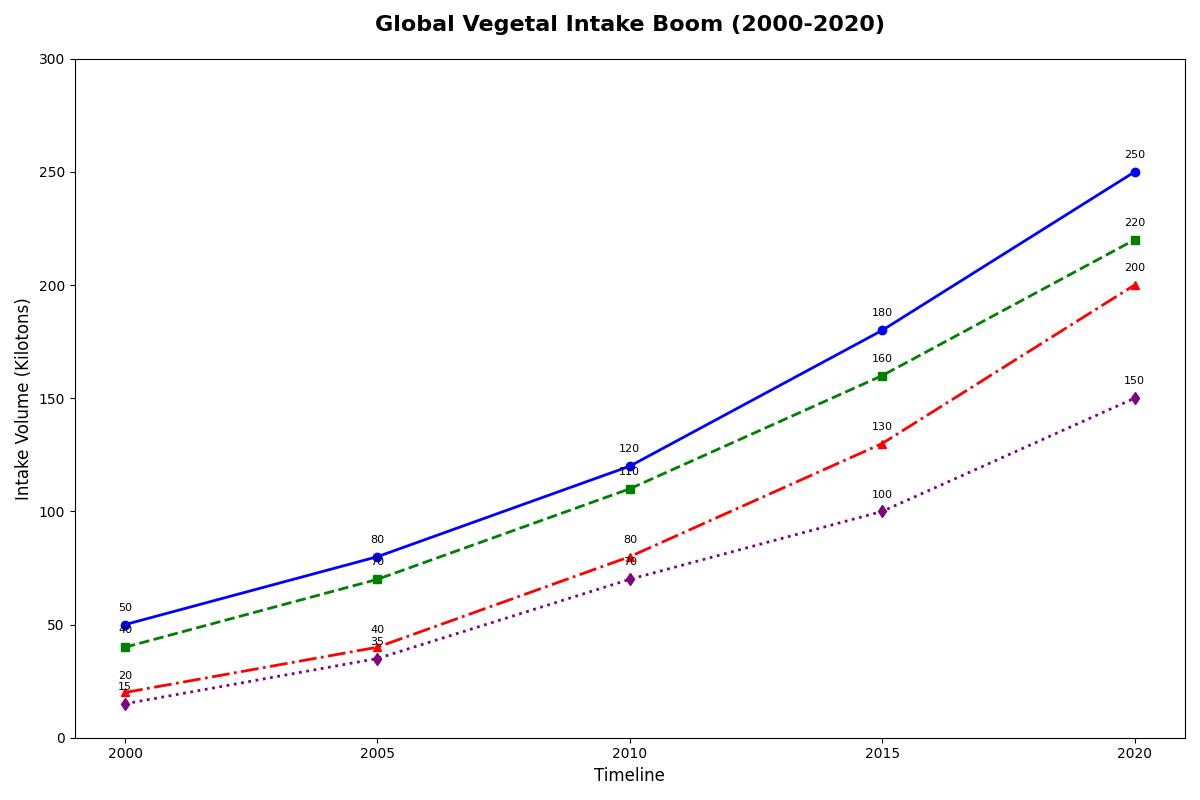

Generate this figure with Python:
import matplotlib.pyplot as plt
import numpy as np

years = np.array([2000, 2005, 2010, 2015, 2020])
north_america = np.array([50, 80, 120, 180, 250])
europe = np.array([40, 70, 110, 160, 220])
asia = np.array([20, 40, 80, 130, 200])
oceania = np.array([15, 35, 70, 100, 150])

fig, ax = plt.subplots(figsize=(12, 8))

ax.plot(years, north_america, marker='o', linestyle='-', color='blue', linewidth=2)
ax.plot(years, europe, marker='s', linestyle='--', color='green', linewidth=2)
ax.plot(years, asia, marker='^', linestyle='-.', color='red', linewidth=2)
ax.plot(years, oceania, marker='d', linestyle=':', color='purple', linewidth=2)

ax.set_title('Global Vegetal Intake Boom (2000-2020)', fontsize=16, fontweight='bold', pad=20)
ax.set_xlabel('Timeline', fontsize=12)
ax.set_ylabel('Intake Volume (Kilotons)', fontsize=12)

ax.set_xticks(years)
ax.set_yticks(np.arange(0, 301, 50))

for year, na, eu, as_, oc in zip(years, north_america, europe, asia, oceania):
    ax.annotate(f'{na}', (year, na), textcoords="offset points", xytext=(0,10), ha='center', fontsize=8)
    ax.annotate(f'{eu}', (year, eu), textcoords="offset points", xytext=(0,10), ha='center', fontsize=8)
    ax.annotate(f'{as_}', (year, as_), textcoords="offset points", xytext=(0,10), ha='center', fontsize=8)
    ax.annotate(f'{oc}', (year, oc), textcoords="offset points", xytext=(0,10), ha='center', fontsize=8)

plt.tight_layout()
plt.show()
